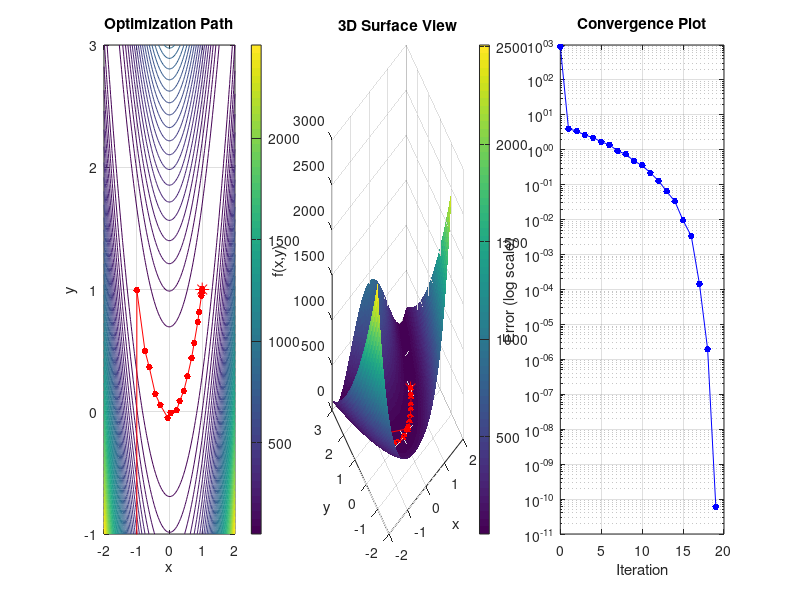

The MATLAB source for this figure: (Note: this script raises an error after producing the figure.)
%==========================================================================
%                   Newton-Raphson Optimization
%
% This program implements the Newton-Raphson method for optimization with
% visualization of the optimization process
%
%@Objective             Demonstrate Newton-Raphson optimization
%@Author                Swapnil Singh
%==========================================================================

clc
clear all
close all

%% Define Test Function and Derivatives
% We'll use the Rosenbrock function as an example
% f(x,y) = (1-x)^2 + 100(y-x^2)^2

% Function definition
f = @(x) (1-x(1))^2 + 100*(x(2)-x(1)^2)^2;

% Gradient
grad = @(x) [-2*(1-x(1)) - 400*x(1)*(x(2)-x(1)^2);
             200*(x(2)-x(1)^2)];

% Hessian
hess = @(x) [2 - 400*x(2) + 1200*x(1)^2, -400*x(1);
             -400*x(1), 200];

%% Newton-Raphson Implementation with Path Storage
function [x_opt, f_opt, path, f_path] = newton_raphson(f, grad, hess, x0, max_iter, tol)
    % Initialize
    x = x0;
    path = x0;
    f_path = f(x0);  % Store function values
    
    for i = 1:max_iter
        % Compute gradient and Hessian
        g = grad(x);
        H = hess(x);
        
        % Check convergence
        if norm(g) < tol
            break;
        end
        
        % Compute Newton step
        % Use try-catch to handle singular Hessian
        try
            d = -H\g;
        catch
            % If Hessian is singular, use small regularization
            d = -(H + 1e-6*eye(length(x)))\g;
        end
        
        % Line search (simple backtracking)
        alpha = 1;
        while f(x + alpha*d) > f(x) + 0.1*alpha*g'*d
            alpha = 0.5*alpha;
            if alpha < 1e-10
                break;
            end
        end
        
        % Update position
        x = x + alpha*d;
        
        % Store path and function values
        path = [path, x];
        f_path = [f_path, f(x)];
    end
    
    x_opt = x;
    f_opt = f(x);
end

%% Test the Implementation
% Set parameters
x0 = [-1; -2];              % Initial point
max_iter = 50;             % Maximum iterations
tol = 1e-6;               % Tolerance for gradient norm

% Run optimization
[x_opt, f_opt, path, f_path] = newton_raphson(f, grad, hess, x0, max_iter, tol);

%% Visualization
% Create meshgrid for contour plot
[X, Y] = meshgrid(linspace(-2, 2, 100), linspace(-1, 3, 100));
Z = zeros(size(X));
for i = 1:size(X,1)
    for j = 1:size(X,2)
        Z(i,j) = f([X(i,j); Y(i,j)]);
    end
end

% Create figure with three subplots
figure('Position', [100 100 1200 400]);

% Subplot 1: Contour plot with optimization path
subplot(1,3,1)
contour(X, Y, Z, 50);
hold on
plot(path(1,:), path(2,:), 'r.-', 'MarkerSize', 15);
plot(x_opt(1), x_opt(2), 'r*', 'MarkerSize', 10);
title('Optimization Path');
xlabel('x');
ylabel('y');
colorbar;
grid on;

% Subplot 2: 3D surface plot
subplot(1,3,2)
surf(X, Y, Z, 'EdgeColor', 'none');
hold on
plot3(path(1,:), path(2,:), f_path, 'r.-', 'MarkerSize', 15);
plot3(x_opt(1), x_opt(2), f_opt, 'r*', 'MarkerSize', 10);
title('3D Surface View');
xlabel('x');
ylabel('y');
zlabel('f(x,y)');
colorbar;

% Subplot 3: Convergence plot
subplot(1,3,3)
semilogy(0:length(f_path)-1, abs(f_path-f_opt), 'b.-', 'MarkerSize', 15);
title('Convergence Plot');
xlabel('Iteration');
ylabel('Error (log scale)');
grid on;

% Add overall title
sgtitle('Newton-Raphson Optimization of Rosenbrock Function', 'FontSize', 14);

% Display results
fprintf('Optimization Results:\n');
fprintf('Optimal point: [%.6f, %.6f]\n', x_opt(1), x_opt(2));
fprintf('Optimal value: %.6f\n', f_opt);
fprintf('Number of iterations: %d\n', size(path,2)-1);

%% Animation of Optimization Process
figure('Position', [100 100 600 500]);
contour(X, Y, Z, 50);
hold on;
colorbar;
title('Newton-Raphson Optimization Process');
xlabel('x');
ylabel('y');
grid on;

h = plot(path(1,1), path(2,1), 'r.', 'MarkerSize', 20);
for i = 2:size(path,2)
    pause(0.5);  % Pause to show animation
    set(h, 'XData', path(1,1:i), 'YData', path(2,1:i));
    drawnow;
end